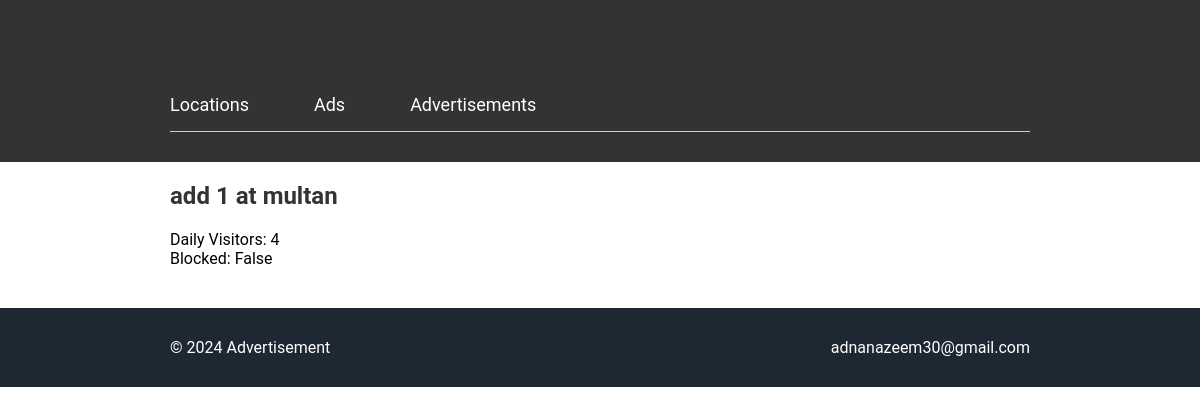
The page /advertisements/1/ on the database its author committed.
### ads/models.py (models this page shows, shortened)
class Advertisement(models.Model):
    ad = models.ForeignKey(Ad, on_delete=models.CASCADE)
    location = models.ForeignKey(Location, on_delete=models.CASCADE)
    daily_visitors = models.IntegerField(default=0)
    blocked = models.BooleanField(default=False)
    class Meta:
        unique_together = ('ad', 'location')

class Ad(models.Model):
    name = models.CharField(max_length=200)
    start_date = models.DateField()
    end_date = models.DateField()

class Location(models.Model):
    name = models.CharField(max_length=100)
    max_visitors = models.IntegerField()
    latitude = models.DecimalField(decimal_places=6, max_digits=10, null=True, blank=True)
    longitude = models.DecimalField(decimal_places=6, max_digits=10, null=True, blank=True)
    address = models.TextField(null=True, blank=True)
    country = models.CharField(max_length=50, null=True, blank=True)

### ads/views.py (the view, shortened to what this page needs)
# urls.py: path('advertisements/<int:pk>/', advertisement_detail, name='advertisement-detail'),
def advertisement_detail(request, pk):
    advertisement = get_object_or_404(Advertisement, pk=pk)
    if advertisement.daily_visitors < advertisement.location.max_visitors:
        advertisement.daily_visitors += 1
        advertisement.save()
    return render(request, 'advertisement/advertisement_detail.html', {'advertisement': advertisement})

### ads/templates/advertisement/advertisement_detail.html (shortened to what this page needs)
{% extends "base.html" %}
{% load static %}
{% block content %}
<h2>{{ advertisement.ad.name }} at {{ advertisement.location.name }}</h2>
<p>Daily Visitors: {{ advertisement.daily_visitors }}</p>
<p>Blocked: {{ advertisement.blocked }}</p>
{% endblock %}

### ads/static/ads/css/style.css (style rules this page uses)
* { margin: 0; padding: 0; box-sizing: border-box; scroll-behavior: smooth; }
body { font-family: 'Roboto', sans-serif; }
h2 { font-size: 24px; color: #333; margin-bottom: 20px; }

### rows shown on the page
Advertisement: ad.name "add 1", location.name "multan", daily_visitors "4", blocked "False"
